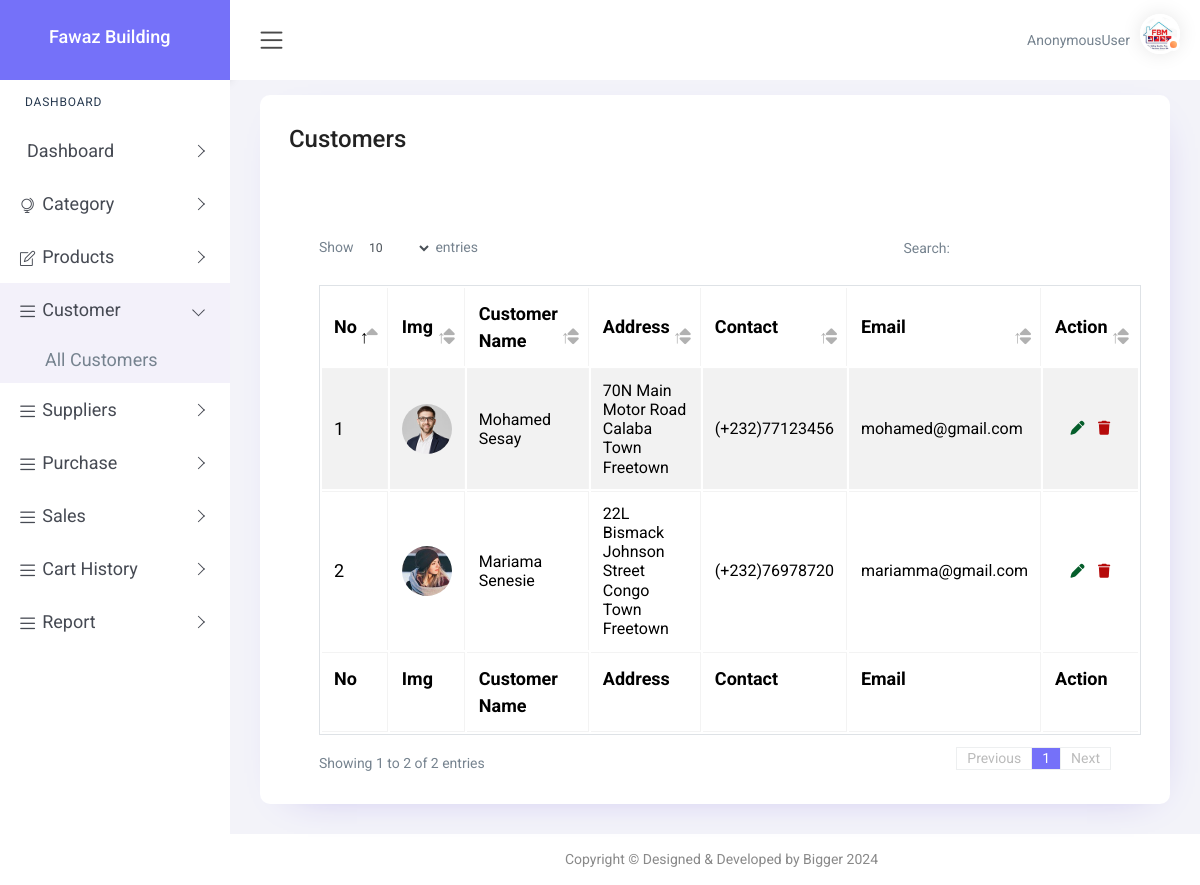
Screenshot of /customer/ with the database file from the repository.
### app/models.py (models this page shows, shortened)
class Customer(models.Model):
    customer_name = models.CharField(max_length=100)
    customer_email = models.EmailField(max_length=50)
    customer_address = models.CharField(max_length=100)
    customer_phone = models.IntegerField()
    profile = models.ImageField(upload_to='customer/', blank=True, null=True)

### app/views.py (the view, shortened to what this page needs)
# urls.py: path('customer/', views.customer, name='customer'),
def customer(request):
    customers = Customer.objects.all()
    return render(request, 'customer.html', {'customers':customers})

### templates/customer.html (shortened to what this page needs)
{% load static %}
<!DOCTYPE html>
<html lang="en">
<head>
    <link href="{% static 'plugins1/pg-calendar/css/pignose.calendar.min.css' %}" rel="stylesheet">
    <link rel="stylesheet" href="{% static 'plugins1/chartist/css/chartist.min.css' %}">
    <link rel="stylesheet" href="{% static 'plugins1/chartist-plugin-tooltips/css/chartist-plugin-tooltip.css' %}">
    <link href="{% static 'plugins1/tables/css/datatable/dataTables.bootstrap4.min.css' %}" rel="stylesheet">
    <link href="{% static 'css1/style.css' %}" rel="stylesheet">
    <link rel="stylesheet" href="https://cdnjs.cloudflare.com/ajax/libs/font-awesome/6.6.0/css/all.min.css" />
</head>
<body>
    <div id="main-wrapper">
        <div class="nav-header">
            <div class="brand-logo">
                <a href="index-2.html">
                    <b><h4 style="color: white; margin-left: 20px;">Fawaz Building </h4> </b>
                </a>
            </div>
        </div>
        <div class="header">
            <div class="header-content clearfix">
                <div class="nav-control">
                    <div class="hamburger">
                        <span class="toggle-icon"><i class="icon-menu"></i></span>
                    </div>
                </div>
                <div class="header-right">
                    <ul class="clearfix">
                        <li class="icons dropdown">
                            <span class="username" style="margin-right: 10px;" >{{user}}</span>
                            <div class="user-img c-pointer position-relative"   data-toggle="dropdown">
                                <span class="activity active"></span>
                                <img src="{% static 'images/fawaz.jpeg' %}" height="40" width="40" alt="">
                            </div>
                        </li>
                    </ul>
                </div>
            </div>
        </div>
        <div class="nk-sidebar">
            <div class="nk-nav-scroll">
                <ul class="metismenu" id="menu" style="font-size: 18px;">
                    <li class="nav-label">Dashboard</li>
                    <li>
                        <a class="has-arrow" href="javascript:void(0);" onclick="toggleDropdown(this)" aria-expanded="false">
                            <span class="nav-text">Dashboard</span>
                        </a>
                    </li>
                    <li class="mega-menu mega-menu-sm">
                        <a class="has-arrow" href="javascript:void(0);" onclick="toggleDropdown(this)" aria-expanded="false">
                            <i class="icon-globe-alt menu-icon"></i><span class="nav-text">Category</span>
                        </a>
                    </li>
                    <li>
                        <a class="has-arrow" href="javascript:void(0);" onclick="toggleDropdown(this)" aria-expanded="false">
                            <i class="icon-note menu-icon"></i><span class="nav-text">Products</span>
                        </a>
                    </li>
                    <li>
                        <a class="has-arrow" href="javascript:void(0);" onclick="toggleDropdown(this)" aria-expanded="false">
                            <i class="icon-menu menu-icon"></i><span class="nav-text">Customer</span>
                        </a>
                        <ul aria-expanded="false">
                            <li><a href="{% url 'customer' %}">All Customers</a></li>
                        </ul>
                    </li>
                    <li>
                        <a class="has-arrow" href="javascript:void(0);" onclick="toggleDropdown(this)" aria-expanded="false">
                            <i class="icon-menu menu-icon"></i><span class="nav-text">Suppliers</span>
                        </a>
                    </li>
                    <li>
                        <a class="has-arrow" href="javascript:void(0);" onclick="toggleDropdown(this)" aria-expanded="false">
                            <i class="icon-menu menu-icon"></i><span class="nav-text">Purchase</span>
                        </a>
                    </li>
                    <li>
                        <a class="has-arrow" href="javascript:void(0);" onclick="toggleDropdown(this)" aria-expanded="false">
                            <i class="icon-menu menu-icon"></i><span class="nav-text">Sales</span>
                        </a>
                    </li>
                    <li>
                        <a class="has-arrow" href="javascript:void(0);" onclick="toggleDropdown(this)" aria-expanded="false">
                            <i class="icon-menu menu-icon"></i><span class="nav-text">Cart History</span>
                        </a>
                    </li>
                    <li>
                        <a class="has-arrow" href="javascript:void(0);" onclick="toggleDropdown(this)" aria-expanded="false">
                            <i class="icon-menu menu-icon"></i><span class="nav-text">Report</span>
                        </a>
                    </li>
                </ul>
            </div>
        </div>
        <div class="content-body">
            <div class="container-fluid">
                <div class="row">
                    <div class="col-12">
                        <div class="card">
                            <div class="card-body">
                                <h3>Customers</h3>
                                <div class="container">
                                    <div class="row" style="margin-top: 10px;">
                                    </div>
                                </div>
                                <div class="table-responsive">
                                    <table class="table table-striped table-bordered zero-configuration">
                                        <thead>
                                            <tr>
                                                <th style="font-size: 18px; color:black">No</th>
                                                <th style="font-size: 18px; color:black">Img</th>
                                                <th style="font-size: 18px; color:black">Customer Name</th>
                                                <th style="font-size: 18px; color:black">Address</th>
                                                <th style="font-size: 18px; color:black">Contact</th>
                                                <th style="font-size: 18px; color:black">Email</th>
                                                <th style="font-size: 18px; color:black">Action</th>
                                            </tr>
                                        </thead>
                                        <tbody>
                                            {% for customer in customers %}
                                            <tr>
                                                <td style="font-size: 18px; color:black">{{forloop.counter}}</td>
                                                <td style="font-size: 18px; color:black">
                                                    {% if customer.profile %}
                                                    <img src="{{ customer.profile.url }}" alt="Profile Image" style="width: 50px; height: 50px; border-radius: 50%;">
                                                    {% else %}
                                                        No Image
                                                    {% endif %}
                                                </td>
                                                <td style="font-size: 16px; color:black">{{customer.customer_name}}</td>
                                                <td style="font-size: 16px; color:black">{{customer.customer_address}}</td>
                                                <td style="font-size: 16px; color:black">(+232){{customer.customer_phone}}</td>
                                                <td style="font-size: 16px; color:black">{{customer.customer_email}}</td>
                                                <td style="text-align: center;">
                                                    <a href="{% url 'edit_customer' customer.id %}" >
                                                        <i class="fas fa-pen" style="color: rgb(5, 94, 43); margin-right: 10px;"></i>
                                                      </a>
                                                      <a href="{% url 'delete_customer' customer.id %}" >
                                                        <i class="fas fa-trash" style="color: rgb(182, 10, 10);"></i>
                                                      </a>
                                                </td>
                                            </tr>
                                          {% endfor %}
                                        </tbody>
                                        <tfoot>
                                            <tr>
                                                <th style="font-size: 18px; color:black">No</th>
                                                <th style="font-size: 18px; color:black">Img</th>
                                                <th style="font-size: 18px; color:black">Customer Name</th>
                                                <th style="font-size: 18px; color:black">Address</th>
                                                <th style="font-size: 18px; color:black">Contact</th>
                                                <th style="font-size: 18px; color:black">Email</th>
                                                <th style="font-size: 18px; color:black">Action</th>
                                            </tr>
                                        </tfoot>
                                    </table>
                                </div>
                            </div>
                        </div>
                    </div>
                </div>
            </div>
        </div>
        <div class="footer">
            <div class="copyright">
                <p>Copyright &copy; Designed & Developed by Bigger 2024</p>
            </div>
        </div>
    </div>
</body>
</html>

### rows the page displays
Customer: profile (picture), customer_name "Mohamed Sesay", customer_address "70N Main Motor Road Calaba Town Freetown", customer_phone "77123456", customer_email "mohamed@gmail.com"
Customer: profile (picture), customer_name "Mariama Senesie", customer_address "22L Bismack Johnson Street Congo Town Freetown", customer_phone "76978720", customer_email "mariamma@gmail.com"

### other values shown
{{ user }} "AnonymousUser"
